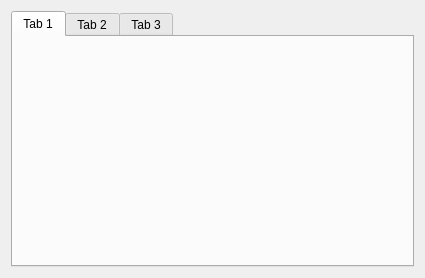
<?xml version="1.0" encoding="UTF-8"?>
<ui version="4.0">
 <class>Widget</class>
 <widget class="QWidget" name="Widget">
  <property name="geometry">
   <rect>
    <x>0</x>
    <y>0</y>
    <width>425</width>
    <height>278</height>
   </rect>
  </property>
  <property name="windowTitle">
   <string>Widget</string>
  </property>
  <layout class="QVBoxLayout" name="verticalLayout">
   <item>
    <widget class="QTabWidget" name="tabWidget">
     <property name="currentIndex">
      <number>0</number>
     </property>
     <widget class="QWidget" name="tab">
      <attribute name="title">
       <string>Tab 1</string>
      </attribute>
      <layout class="QHBoxLayout" name="horizontalLayout"/>
     </widget>
     <widget class="QWidget" name="tab_2">
      <attribute name="title">
       <string>Tab 2</string>
      </attribute>
     </widget>
     <widget class="QWidget" name="tab_3">
      <attribute name="title">
       <string>Tab 3</string>
      </attribute>
      <widget class="QPushButton" name="pushButton">
       <property name="geometry">
        <rect>
         <x>70</x>
         <y>80</y>
         <width>80</width>
         <height>24</height>
        </rect>
       </property>
       <property name="text">
        <string>Click</string>
       </property>
      </widget>
     </widget>
    </widget>
   </item>
  </layout>
 </widget>
 <resources/>
 <connections/>
</ui>
